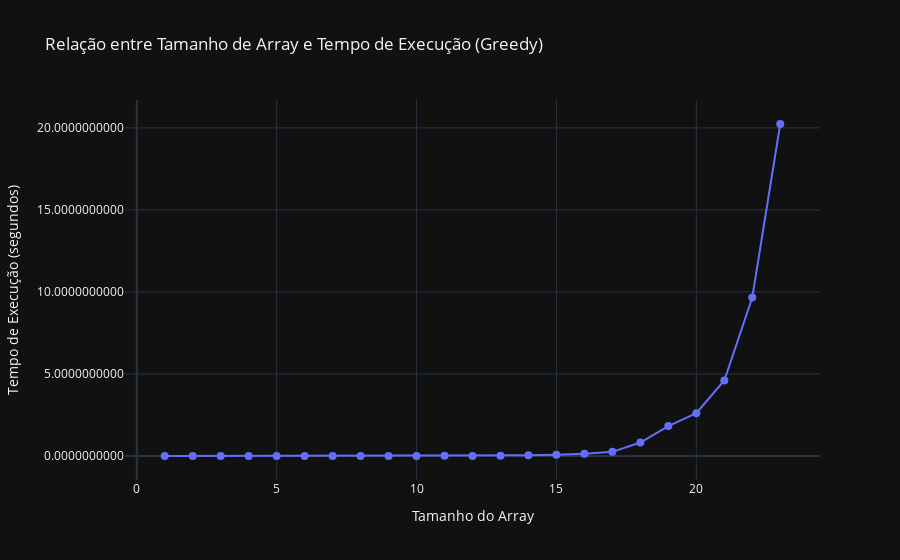

The code cell stored with this chart in its notebook:
### Code cell
trace_greedy = go.Scatter(x=array_sizes, y=array_tempo, mode='lines+markers',
                          marker=dict(symbol='circle', size=8), name='Greedy')

# Criando o layout do gráfico
layout = go.Layout(title='Relação entre Tamanho de Array e Tempo de Execução (Greedy)',
                   xaxis=dict(title='Tamanho do Array'),
                   yaxis=dict(title='Tempo de Execução (segundos)'),
                   hovermode='closest'
                   )

# Criando a figura que contém o trace e o layout
fig = go.Figure(data=[trace_greedy], layout=layout)
fig.update_yaxes(tickformat=".10f")
# Exibindo o gráfico interativo
fig.show()

# %%
# Criando o trace para os tempos do algoritmo Greedy com linha e marcadores
trace_heuristic = go.Scatter(x=array_sizes, y=array_tempo, mode='lines+markers',
                             marker=dict(symbol='circle', size=8), name='Greedy')

### Figure 1 — Plotly figure (JSON) as saved in the notebook; plotly's stock layout.template omitted (floating-point values rounded to 4 significant figures)
{"data": [{"marker": {"size": 8, "symbol": "circle"}, "mode": "lines+markers", "name": "Greedy", "x": [1, 2, 3, 4, 5, 6, 7, 8, 9, 10, 11, 12, 13, 14, 15, 16, 17, 18, 19, 20, 21, 22, 23], "y": [0.0, 0.0, 0.0, 0.0, 0.0, 0.0, 0.0009904, 0.0005841, 0.001018, 0.0, 0.008198, 0.007605, 0.01731, 0.04286, 0.07608, 0.1341, 0.2543, 0.8197, 1.826, 2.605, 4.605, 9.66, 20.24], "type": "scatter"}], "layout": {"hovermode": "closest", "title": {"text": "Relação entre Tamanho de Array e Tempo de Execução (Greedy)"}, "xaxis": {"title": {"text": "Tamanho do Array"}}, "yaxis": {"title": {"text": "Tempo de Execução (segundos)"}, "tickformat": ".10f"}}}
